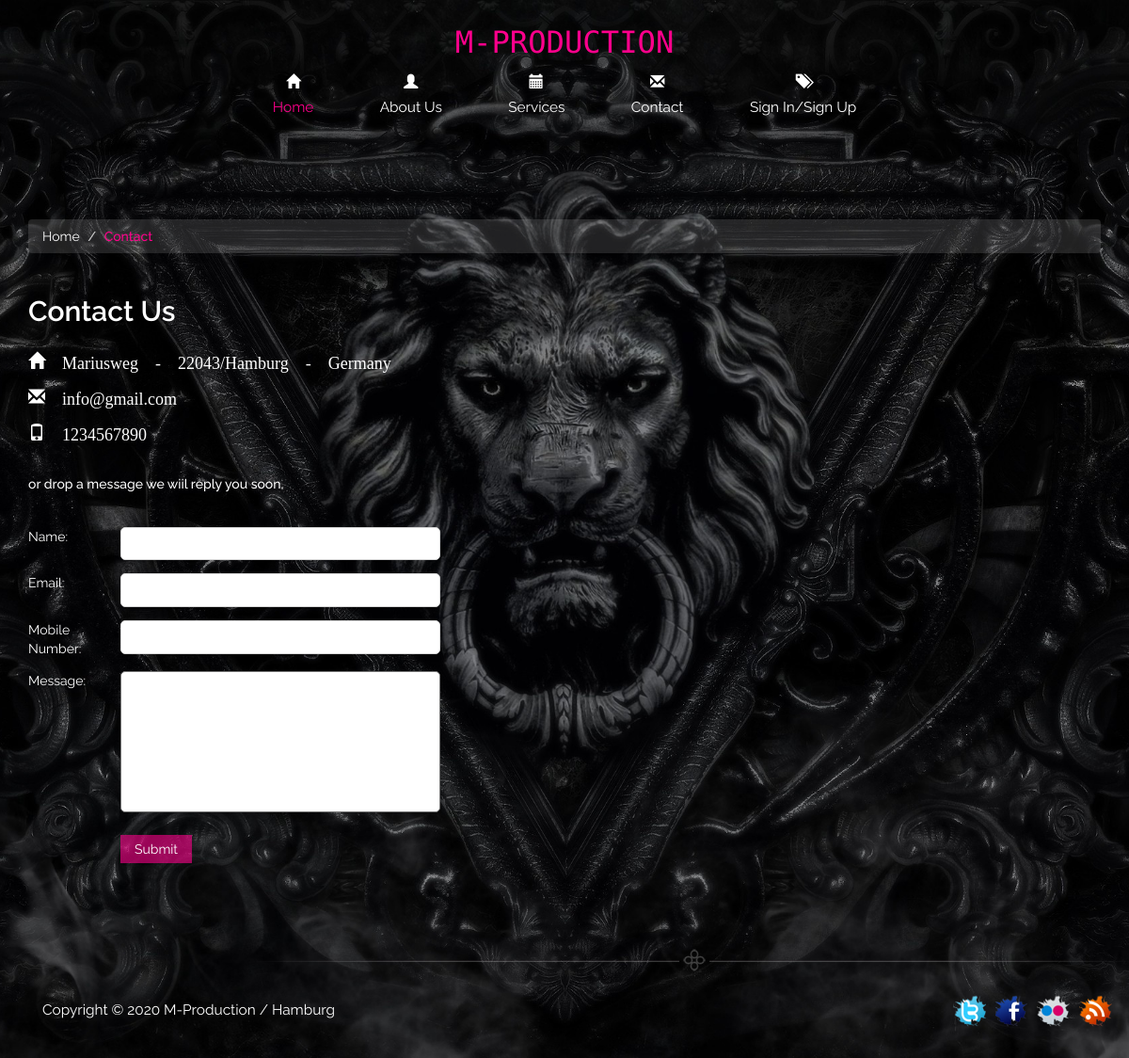
The page /contact.php on the database its author committed.
### tables this page shows
CREATE TABLE `tblpage` (
  `ID` int(10) NOT NULL,
  `PageType` varchar(100) DEFAULT NULL,
  `PageTitle` mediumtext,
  `PageDescription` mediumtext,
  `Email` varchar(200) DEFAULT NULL,
  `MobileNumber` bigint(10) DEFAULT NULL,
  `UpdationDate` timestamp NULL DEFAULT NULL ON UPDATE CURRENT_TIMESTAMP
);

### contact.php (the view, shortened to what this page needs)
<!DOCTYPE html>
<html>
<head>
<link href="css/bootstrap.css" rel='stylesheet' type='text/css' />
<link href="css/style.css" rel="stylesheet" type="text/css" media="all" />
<link rel="stylesheet" href="css/touchTouch.css" type="text/css" media="all" />
		<link rel="stylesheet" type="text/css" href="css/jquery.fancybox.css" media="screen" />
</head>
<body>
<?php include_once('includes/header.php');?>
<div class="contact content">
	 <div class="container">
		 <ol class="breadcrumb">
		  <li><a href="index.php">Home</a></li>
		  <li class="active">Contact</li>
		 </ol>
		 <?php
$sql="SELECT * from tblpage where PageType='contactus'";
$query = $dbh -> prepare($sql);
$query->execute();
$results=$query->fetchAll(PDO::FETCH_OBJ);
$cnt=1;
if($query->rowCount() > 0)
{
foreach($results as $row)
{               ?>
		 <h2><?php  echo htmlentities($row->PageTitle);?></h2>
		 <div class="contact-main">
			 <h4 style="color: white"><span class="glyphicon glyphicon-home" aria-hidden="true"> <?php  echo htmlentities($row->PageDescription);?></h4>
			 	<br>
			 	<h4 style="color: white"><span class="glyphicon glyphicon-envelope" aria-hidden="true"> <?php  echo htmlentities($row->Email);?></h4>
			 		<br>
			 		<h4 style="color: white"><span class="glyphicon glyphicon-phone" aria-hidden="true"> <?php  echo htmlentities($row->MobileNumber);?></h4>
			 		<?php $cnt=$cnt+1;}} ?>
			 <div class="contact-grids">
				 <div class="col-md-6 contact-left">
					 <p>or drop a message we wiil reply you soon, </p>
					 <form method="post">
						 <ul>
							 <li class="text-info">Name: </li>
							 <li><input type="text" class="text" name="name" required="true" ></li>
						 </ul>
						 <ul>
							 <li class="text-info">Email: </li>
							 <li><input type="text" class="text" name="email" required="true"></li>
						 </ul>
						 <ul>
							 <li class="text-info">Mobile Number: </li>
							 <li><input type="text" class="text" name="mobnum" required="true" maxlength="10" pattern="[0-9]+"></li>
						 </ul>
						 <ul>
							 <li class="text-info">Message:</li>
							 <li><textarea value="Write here" name="message" required="true"></textarea></li>
						 </ul>
						 <input type="submit" name="submit" value="Submit">
					 </form>
				 </div>
				 <div class="col-md-6 contact-right">
					 	<div class="contact-map">
						 <iframe src="https://www.google.com/maps/embed?pb=!1m18!1m12!1m3!1d2369.221687857351!2d10.122246799846764!3d53.57166001621884!2m3!1f0!2f0!3f0!3m2!1i1024!2i768!4f13.1!3m3!1m2!1s0x47b18b811d69c0df%3A0x58052cbb013ef69a!2sMariusweg%2C%2022043%20Hamburg!5e0!3m2!1sde!2sde!4v1595773108996!5m2!1sde!2sde" width="600" height="450" frameborder="0" style="border:0;" allowfullscreen="" aria-hidden="false" tabindex="0"></iframe>
						</div>
				 </div>
				 <div class="clearfix"></div>
			 </div>
		 </div>
		<?php include_once('includes/footer.php');?>
	 </div>
</div>
</body>
</html>

### css/style.css (style rules this page uses)
body { margin:0; padding:0; font-family: 'Raleway', sans-serif; background:url(../images/main.jpg); height: 100%; background-position: center; background-repeat: no-repeat; background-size: cover; }
body a { transition:0.5s all; -webkit-transition:0.5s all; -moz-transition:0.5s all; -o-transition:0.5s all; -ms-transition:0.5s all; }
h1,h2,h3,h4,h5,h6 { margin:0; }
p { margin:0; }
ul { margin:0; padding:0; }
.glyphicon { top: -8px; display: block; }
.glyphicon-user:before,.glyphicon-envelope:before,.glyphicon-home:before,.glyphicon-calendar:before,.glyphicon-tags:before { color:#fff; }
.content { padding:5em 0 3em 0; }
.breadcrumb { background-color: rgba(245, 245, 245, 0.13); }
.breadcrumb li a { color:#fff; }
.breadcrumb li.active { color:#FF008C; font-size:1em; font-weight:500; }
.contact h2 { color: #fff; font-weight: 600; margin-top: 1.5em; }
.contact-main { margin-top:2.5em; }
.contact-left { padding-left:0; }
.contact-grids { margin-top: 2em; }
.contact-left p { color:#fff; font-weight:500; line-height:1.5em; width:80%; margin: 0 0 2em 0; }
.contact-left ul li { display: inline-block; margin: 7px 0; width: 72%; }
.contact-left ul li.text-info { width: 17%; color: #FFFFFF; vertical-align: top; font-weight: 400; }
.contact-left form input[type="text"] { width: 85%; padding: 8px; font-size: 0.88em; font-weight: 600; border: 1px solid #D6D6D6; outline: none; font-style:italic; color: #999; border-radius: 5px; }
.contact-left textarea { width: 85%; min-height: 150px; resize: none; font-weight: 600; font-size: 0.88em; padding: 8px; color: #999; font-style:italic; margin-bottom:1em; border-radius: 5px; }
.contact-left input[type="submit"] { color: #fff; background: rgba(255, 0, 140, 0.59); padding: 5px 15px; display: inline-block; margin:0em 0 0 7em; outline:none; border:none; }
.contact-map { margin-top:2em; }
.contact-map iframe { width: 80%; min-height: 378px; border: 18px solid #fff; }

### rows shown on the page
tblpage: PageTitle "Contact Us", PageDescription "Mariusweg - 22043/Hamburg - Germany", Email "info@gmail.com", MobileNumber "1234567890"
